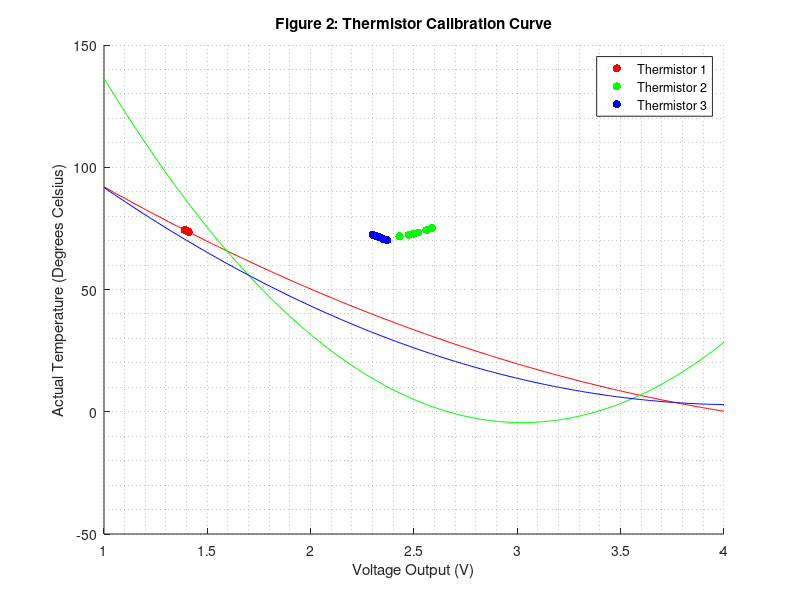

The MATLAB source for this figure:
clc, clear, close all
format long

% data in vector form
x1 = [1.39; 1.396;1.39;1.4;1.397;1.392;1.41];
x2 = [2.56025;2.4753;2.5;2.563;2.43;2.52;2.5879];
x3 = [2.3;2.31;2.33;2.37;2.35;2.335;2.313];
y1 = [74.36576;74.1077696;74.36576;73.936;74.0648104;74.2797184;73.50736];
y2 = [74.33337384;72.40617054;72.875;74.4105935;71.74135;73.3096;75.15212421];
y3 = [72.4218;72.089062;71.429238;70.132198;70.77695;71.2654595;71.98960798];


x = 1:0.01:4;

% equations for our line of best fit
T1 = 145 - 58.6.*x + 5.6*x.^2;
T2 = 310 - 208.*x + 34.4*x.^2;
T3 = 159 - 76.7.*x + 9.42*x.^2;

% figure plotting data points and their respective trendline

hf = figure(1)
figure(1)
hold on
title("Figure 2: Thermistor Calibration Curve")
grid minor on
xlabel('Voltage Output (V)')
ylabel('Actual Temperature (Degrees Celsius)')
scatter(x1,y1, 'r','filled')
scatter(x2,y2,'g','filled')
scatter(x3,y3,'b','filled')
plot(x, T1, 'r')
plot(x, T2, 'g')
plot(x, T3, 'b')
legend("Thermistor 1","Thermistor 2","Thermistor 3")
##text(3.5,3.7,'(3.5,3.7)')
##text(2.8,25.5,'(2.8,25.5)')
##text(1.5,66,'(1.5,66)')
##text(2.07,25.5,'(2.07,25.5)')
##print -djpg figure2.jpg
hold off

%print(hf, "plot10_5.png", "png")